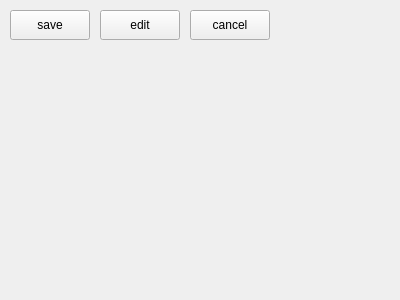
<?xml version="1.0" encoding="UTF-8"?>
<ui version="4.0">
 <class>shotDig</class>
 <widget class="QWidget" name="shotDig">
  <property name="geometry">
   <rect>
    <x>0</x>
    <y>0</y>
    <width>400</width>
    <height>300</height>
   </rect>
  </property>
  <property name="windowTitle">
   <string>shotDig</string>
  </property>
  <widget class="QLabel" name="imgLbl">
   <property name="geometry">
    <rect>
     <x>150</x>
     <y>170</y>
     <width>64</width>
     <height>15</height>
    </rect>
   </property>
   <property name="text">
    <string/>
   </property>
  </widget>
  <widget class="QPushButton" name="saveBtn">
   <property name="geometry">
    <rect>
     <x>10</x>
     <y>10</y>
     <width>80</width>
     <height>30</height>
    </rect>
   </property>
   <property name="text">
    <string>save</string>
   </property>
  </widget>
  <widget class="QPushButton" name="edit">
   <property name="geometry">
    <rect>
     <x>100</x>
     <y>10</y>
     <width>80</width>
     <height>30</height>
    </rect>
   </property>
   <property name="text">
    <string>edit</string>
   </property>
  </widget>
  <widget class="QPushButton" name="canBtn">
   <property name="geometry">
    <rect>
     <x>190</x>
     <y>10</y>
     <width>80</width>
     <height>30</height>
    </rect>
   </property>
   <property name="text">
    <string>cancel</string>
   </property>
  </widget>
 </widget>
 <layoutdefault spacing="6" margin="11"/>
 <resources/>
 <connections>
  <connection>
   <sender>saveBtn</sender>
   <signal>clicked()</signal>
   <receiver>shotDig</receiver>
   <slot>saveImg()</slot>
   <hints>
    <hint type="sourcelabel">
     <x>36</x>
     <y>31</y>
    </hint>
    <hint type="destinationlabel">
     <x>39</x>
     <y>113</y>
    </hint>
   </hints>
  </connection>
  <connection>
   <sender>edit</sender>
   <signal>clicked()</signal>
   <receiver>shotDig</receiver>
   <slot>editImg()</slot>
   <hints>
    <hint type="sourcelabel">
     <x>139</x>
     <y>31</y>
    </hint>
    <hint type="destinationlabel">
     <x>152</x>
     <y>107</y>
    </hint>
   </hints>
  </connection>
  <connection>
   <sender>canBtn</sender>
   <signal>clicked()</signal>
   <receiver>shotDig</receiver>
   <slot>close()</slot>
   <hints>
    <hint type="sourcelabel">
     <x>248</x>
     <y>27</y>
    </hint>
    <hint type="destinationlabel">
     <x>293</x>
     <y>99</y>
    </hint>
   </hints>
  </connection>
 </connections>
 <slots>
  <slot>saveImg()</slot>
  <slot>editImg()</slot>
 </slots>
</ui>
